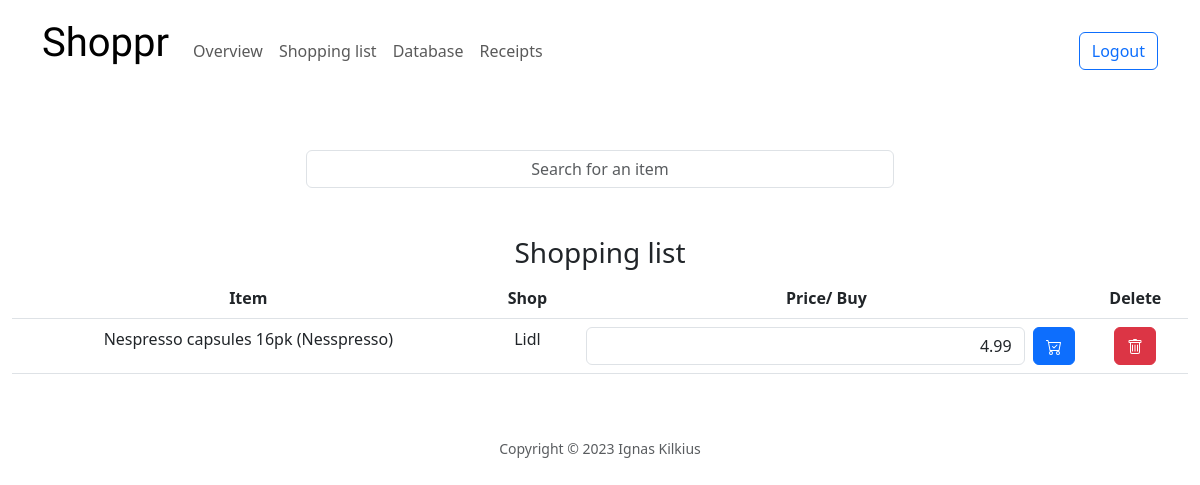
Page /shopping_list (signed in) on the committed database.
### tables this page shows
CREATE TABLE shopping_list (
id INTEGER NOT NULL PRIMARY KEY,
user_id INTEGER NOT NULL,
product_id INTEGER NOT NULL);

CREATE TABLE products(
id INTEGER NOT NULL PRIMARY KEY,
name TEXT NOT NULL,
brand TEXT NOT NULL,
shop TEXT NOT NULL,
price INTEGER);

### app.py (the view)
@app.route("/shopping_list")
def shopping_list():
    user_id = session["user_id"]
    items = db.execute("SELECT products.id, products.price, products.name, products.brand, products.shop, shopping_list.id, shopping_list.product_id FROM products INNER JOIN shopping_list ON products.id=shopping_list.product_id WHERE user_id = ?", user_id)
    return render_template("shopping_list.html", items = items)

### templates/shopping_list.html (shortened to what this page needs)
{% extends "layout.html" %}
{% block body %}
<form action="/search">
    <input class="form-control mx-auto w-50 text-center" type="text" autocomplete="off" id="check_item" name="q" placeholder="Search for an item">
</form>
<h3 class="mt-5">Shopping list</h3>
<table class="table">
    <thead>
        <th class="w-30">Item</th>
        <th class="w-10">Shop</th>
        <th class="w-40">Price/ Buy</th>
        <th class="w-20">Delete</th>
    </thead>
    <tbody>
        {% for item in items %}
            <tr>
                <td>{{ item.name }} ({{ item.brand }})</td>
                <td>{{ item.shop }}</td>
                <td>
                    <form class="d-flex" action="/bought">
                        <input class="form-control mx-2 text-end" type="text" name="price_change" value='{{ "%.2f"|format(item.price) }}'>
                        <button type="submit" class="btn btn-primary"></button>
                    </form>
                </td>
                <td>
                    <form action="/remove">
                        <button type="submit" class="btn btn-danger"></button>
                    </form>
                </td>
            </tr>
        {% endfor %}
    </tbody>
</table>
{% endblock %}

### rows in the picture
shopping_list: name "Nespresso capsules 16pk", brand "Nesspresso", shop "Lidl"
products: price_change "4.99"
